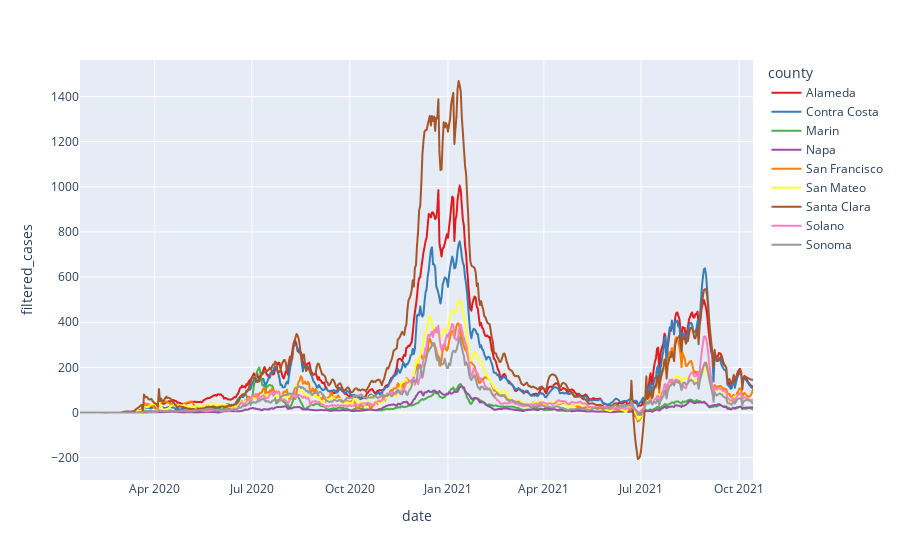

Notebook source saved alongside this figure:
### Code cell
fig = px.line(
    df_plot,
    x='date',
    y="filtered_cases",
    color='county',
    color_discrete_sequence=px.colors.qualitative.Set1,
)
fig.write_html('daily_cases_by_county.html')
fig.show()

### Figure 1 — Plotly figure (JSON) as saved in the notebook; plotly's stock layout.template omitted (floating-point values rounded to 4 significant figures; data arrays with more than 128 entries replaced by an {"elided": "..."} marker saying what was removed)
{"data": [{"hovertemplate": "county=Alameda<br>date=%{x}<br>filtered_cases=%{y}<extra></extra>", "legendgroup": "Alameda", "line": {"color": "rgb(228,26,28)", "dash": "solid"}, "marker": {"symbol": "circle"}, "mode": "lines", "name": "Alameda", "showlegend": true, "type": "scattergl", "x": {"elided": "632 str values"}, "xaxis": "x", "y": {"elided": "632 float values"}, "yaxis": "y"}, {"hovertemplate": "county=Contra Costa<br>date=%{x}<br>filtered_cases=%{y}<extra></extra>", "legendgroup": "Contra Costa", "line": {"color": "rgb(55,126,184)", "dash": "solid"}, "marker": {"symbol": "circle"}, "mode": "lines", "name": "Contra Costa", "showlegend": true, "type": "scattergl", "x": {"elided": "632 str values"}, "xaxis": "x", "y": {"elided": "632 float values"}, "yaxis": "y"}, {"hovertemplate": "county=Marin<br>date=%{x}<br>filtered_cases=%{y}<extra></extra>", "legendgroup": "Marin", "line": {"color": "rgb(77,175,74)", "dash": "solid"}, "marker": {"symbol": "circle"}, "mode": "lines", "name": "Marin", "showlegend": true, "type": "scattergl", "x": {"elided": "632 str values"}, "xaxis": "x", "y": {"elided": "632 float values"}, "yaxis": "y"}, {"hovertemplate": "county=Napa<br>date=%{x}<br>filtered_cases=%{y}<extra></extra>", "legendgroup": "Napa", "line": {"color": "rgb(152,78,163)", "dash": "solid"}, "marker": {"symbol": "circle"}, "mode": "lines", "name": "Napa", "showlegend": true, "type": "scattergl", "x": {"elided": "632 str values"}, "xaxis": "x", "y": {"elided": "632 float values"}, "yaxis": "y"}, {"hovertemplate": "county=San Francisco<br>date=%{x}<br>filtered_cases=%{y}<extra></extra>", "legendgroup": "San Francisco", "line": {"color": "rgb(255,127,0)", "dash": "solid"}, "marker": {"symbol": "circle"}, "mode": "lines", "name": "San Francisco", "showlegend": true, "type": "scattergl", "x": {"elided": "632 str values"}, "xaxis": "x", "y": {"elided": "632 float values"}, "yaxis": "y"}, {"hovertemplate": "county=San Mateo<br>date=%{x}<br>filtered_cases=%{y}<extra></extra>", "legendgroup": "San Mateo", "line": {"color": "rgb(255,255,51)", "dash": "solid"}, "marker": {"symbol": "circle"}, "mode": "lines", "name": "San Mateo", "showlegend": true, "type": "scattergl", "x": {"elided": "632 str values"}, "xaxis": "x", "y": {"elided": "632 float values"}, "yaxis": "y"}, {"hovertemplate": "county=Santa Clara<br>date=%{x}<br>filtered_cases=%{y}<extra></extra>", "legendgroup": "Santa Clara", "line": {"color": "rgb(166,86,40)", "dash": "solid"}, "marker": {"symbol": "circle"}, "mode": "lines", "name": "Santa Clara", "showlegend": true, "type": "scattergl", "x": {"elided": "632 str values"}, "xaxis": "x", "y": {"elided": "632 float values"}, "yaxis": "y"}, {"hovertemplate": "county=Solano<br>date=%{x}<br>filtered_cases=%{y}<extra></extra>", "legendgroup": "Solano", "line": {"color": "rgb(247,129,191)", "dash": "solid"}, "marker": {"symbol": "circle"}, "mode": "lines", "name": "Solano", "showlegend": true, "type": "scattergl", "x": {"elided": "632 str values"}, "xaxis": "x", "y": {"elided": "632 float values"}, "yaxis": "y"}, {"hovertemplate": "county=Sonoma<br>date=%{x}<br>filtered_cases=%{y}<extra></extra>", "legendgroup": "Sonoma", "line": {"color": "rgb(153,153,153)", "dash": "solid"}, "marker": {"symbol": "circle"}, "mode": "lines", "name": "Sonoma", "showlegend": true, "type": "scattergl", "x": {"elided": "632 str values"}, "xaxis": "x", "y": {"elided": "632 float values"}, "yaxis": "y"}], "layout": {"legend": {"title": {"text": "county"}, "tracegroupgap": 0}, "margin": {"t": 60}, "xaxis": {"anchor": "y", "domain": [0, 1], "title": {"text": "date"}}, "yaxis": {"anchor": "x", "domain": [0, 1], "title": {"text": "filtered_cases"}}}}
